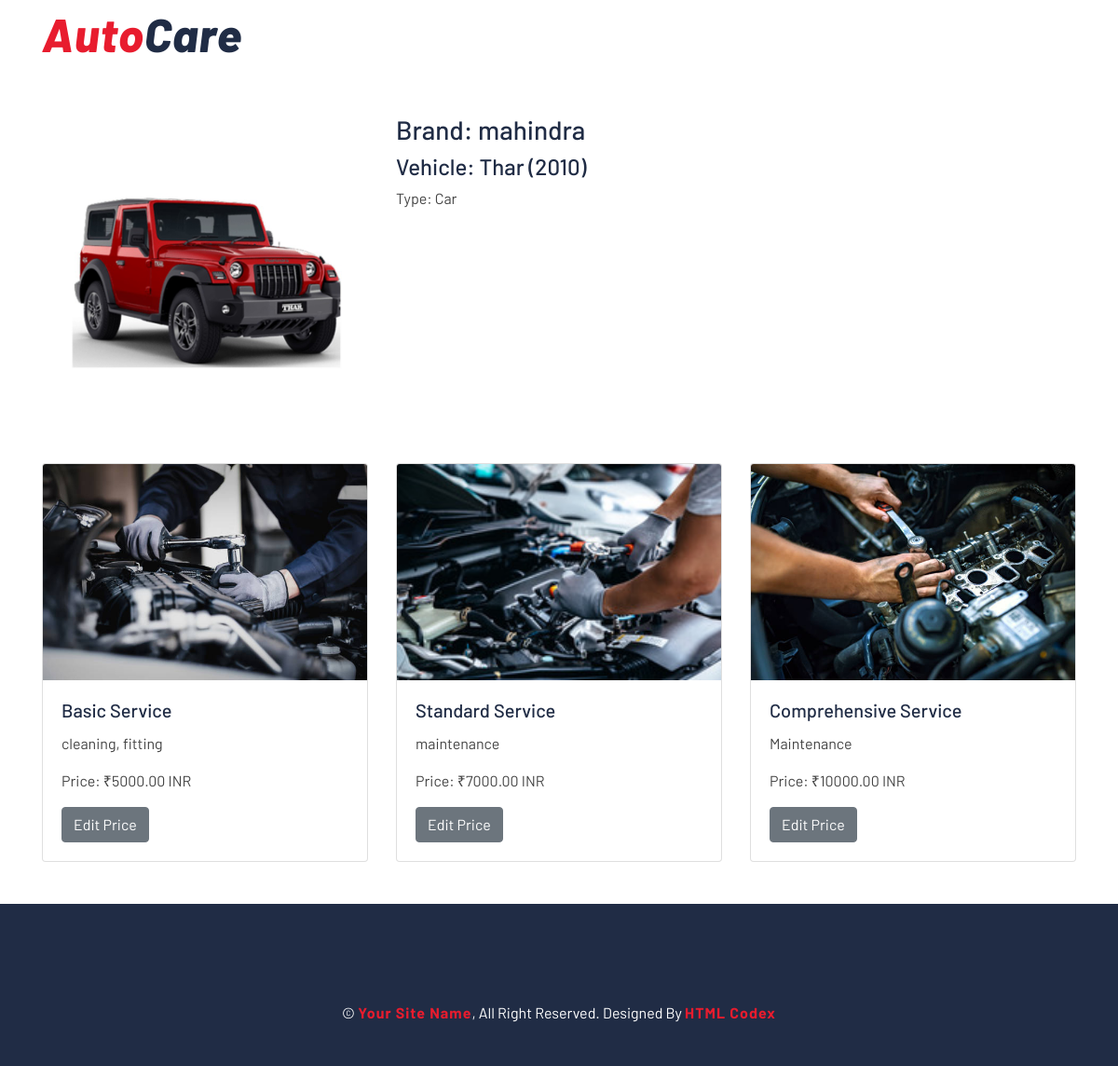
/cst_admin/service_price/categories/2/variants/2/types/, run on the app's committed database.
### autocareweb/models.py (models this page shows, shortened)
class VehicleModel(models.Model):
    make = models.ForeignKey(VehicleMake, on_delete=models.CASCADE)
    model_name = models.CharField(max_length=100)
    year = models.IntegerField()
    image = models.ImageField(upload_to='vehicle_model_images/', blank=True, null=True)
    vehicle_type = models.CharField(max_length=10, choices=VEHICLE_TYPE_CHOICES)

class VehicleMake(models.Model):
    name = models.CharField(max_length=100)
    image = models.ImageField(upload_to='vehicle_make_images/', blank=True, null=True)

class ServiceType(models.Model):
    name = models.CharField(max_length=100)
    category = models.ForeignKey(ServiceCategory, related_name='service_types', on_delete=models.CASCADE)
    image = models.ImageField(upload_to='service_type_images/', blank=True, null=True)
    description = models.TextField()
    service_time= models.IntegerField(default=60)

class ServicePrice(models.Model):
    service_type = models.ForeignKey(ServiceType, related_name='service_prices', on_delete=models.CASCADE)
    vehicle_model = models.ForeignKey(VehicleModel, related_name='service_prices', on_delete=models.CASCADE)
    price = models.DecimalField(max_digits=10, decimal_places=2)
    description = models.TextField(blank=True, null=True)

### autocareweb/views.py (the view, shortened to what this page needs)
def service_type(request, variant_id, category_id):
    vehicle_variant = get_object_or_404(VehicleModel, id=variant_id)
    service_types = ServiceType.objects.filter(category_id=category_id)
    service_prices_dict = {}
    for service_type in service_types:
        service_price = ServicePrice.objects.filter(vehicle_model=vehicle_variant, service_type=service_type).first()
        service_prices_dict[service_type.id] = service_price
    context = {
        'service_types': service_types,
        'vehicle_variant': vehicle_variant,
        'service_prices_dict': service_prices_dict,  # Pass the filtered prices
    }
    return render(request, 'admin/service_price/service_type.html', context)

### autocareweb/templatetags/custom_filters.py (called while the page is built)
@register.filter(name='get_item')
def get_item(dictionary, key):
    return dictionary.get(key)

### templates/admin/service_price/service_type.html (shortened to what this page needs)
{% extends 'partials/baseadmin.html' %}
{% load custom_filters %}
{%block content%}
{% load static %}
<div class="container mt-5">
    <div class="row mb-4">
        <div class="col-md-4">
            {% if vehicle_variant.make.image %}
                <img src="{{ vehicle_variant.image.url }}" class="img-fluid" alt="{{ vehicle_variant.make.name }}">
            {% else %}
                <img src="{% static 'placeholder.jpg' %}" class="img-fluid" alt="No Image">
            {% endif %}
        </div>
        <div class="col-md-8">
            <h3>Brand: {{ vehicle_variant.make.name }}</h3>
            <h4>Vehicle: {{ vehicle_variant.model_name }} ({{ vehicle_variant.year }})</h4>
            <p>Type: {{ vehicle_variant.get_vehicle_type_display }}</p>
        </div>
    </div>
    <div class="row">
        {% for service_type in service_types %}
            <div class="col-md-4">
                <div class="card">
                    {% if service_type.image %}
                        <img src="{{ service_type.image.url }}" class="card-img-top" alt="{{ service_type.name }}">
                    {% endif %}
                    <div class="card-body">
                        <h5 class="card-title">{{ service_type.name }}</h5>
                        <p class="card-text">{{ service_type.description }}</p>
                        {% with price_obj=service_prices_dict|get_item:service_type.id %}
                        {% if price_obj %}
                            <p>Price: ₹{{ price_obj.price }} INR</p>
                            <button class="btn btn-secondary" data-toggle="modal" data-target="#editPriceModal{{ service_type.id }}">Edit Price</button>
                        {% else %}
                            <p>No Price Set</p>
                            <button class="btn btn-primary" data-toggle="modal" data-target="#addPriceModal{{ service_type.id }}">Add Price</button>
                        {% endif %}
                        {% endwith %}
                    </div>
                </div>
            </div>
        {% endfor %}
    </div>
</div>
{%endblock%}

### static/css/style.css (style rules this page uses)
body { color: #444444; font-weight: 400; background: #ffffff; font-family: 'Barlow', sans-serif; }
h1, h2, h3, h4, h5, h6 { color: #202C45; }

### data on the page
VehicleModel: image (picture), make.name "mahindra", model_name "Thar", year "2010", vehicle_type "Car"
ServiceType: image (picture), name "Basic Service", description "cleaning, fitting"
ServicePrice: price "5000.00"
ServiceType: image (picture), name "Standard Service", description "maintenance"
ServicePrice: price "7000.00"
ServiceType: image (picture), name "Comprehensive Service", description "Maintenance"
ServicePrice: price "10000.00"
